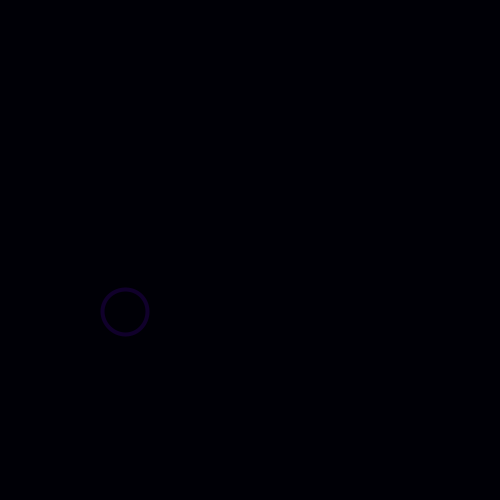
Frame 1 (no input)
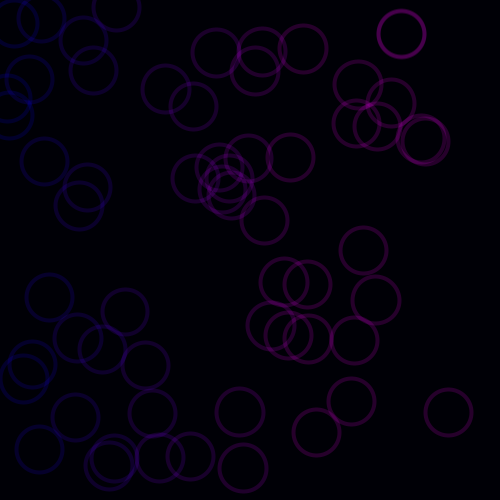
Frame 60 (the mouse pressed at the canvas centre just before this capture)
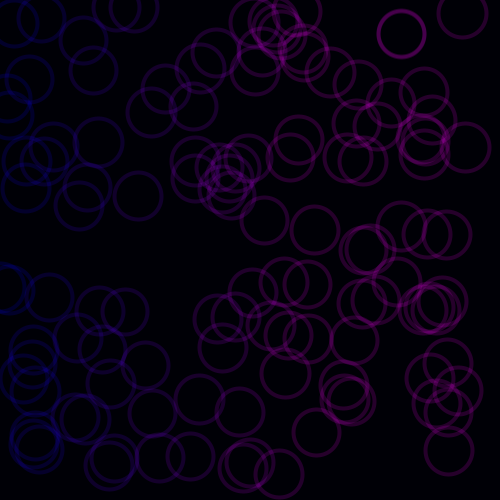
Frame 120 (the mouse held since frame 60 and released just before this capture)

The Processing sketch that drew these frames (run headless with seeded random() and noise(); from frame 60 on, the mouse is pressed at the canvas centre):

// Processing sketch: processing_3329
// ── processing_3329.pde

void setup(){  
  size(500,500);  
   colorMode(RGB, 3,566,67,1000);   
     background(6);
  smooth();  
 
}  
void draw (){  
  
   int m= millis()*666; 
   noFill(); 

float y= random(width^22);
 float x= random  (height^22);
 strokeWeight(4); 
stroke(x/100,y/100,100,150);  
  ellipse(x,y, second(), second());  
   
 stroke(0); 
  strokeWeight(2); 
  
 
 
}  
 
